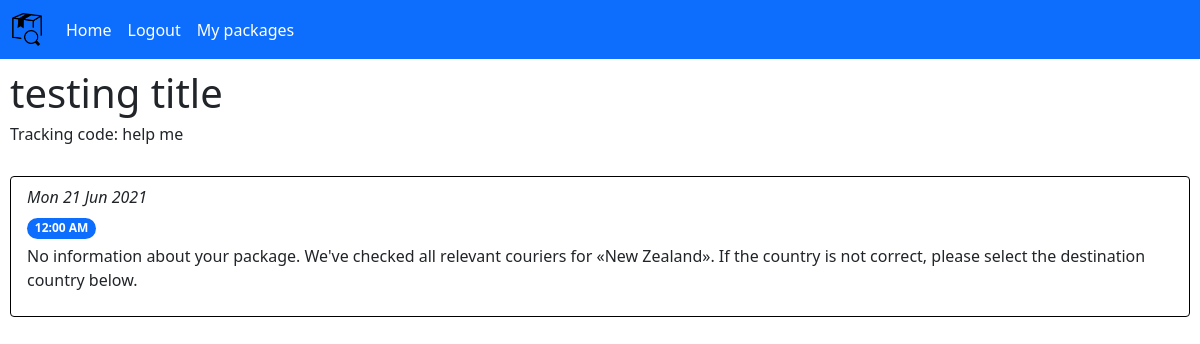
Page /packageDetails/2 (signed in) on the earlier database version.
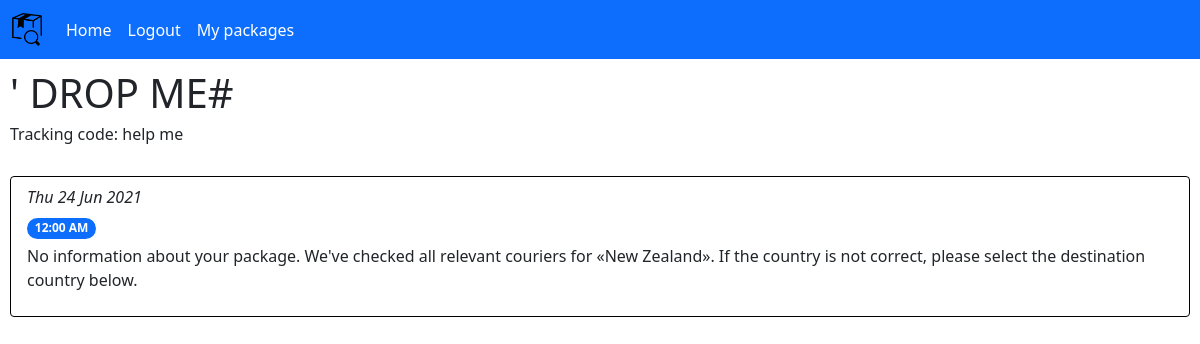
Same page on the later database version.
### tables this page shows
CREATE TABLE "packages" (
	"id"	INTEGER NOT NULL,
	"title"	TEXT(50) DEFAULT NULL,
	"trackingNumber"	TEXT NOT NULL,
	"user_id"	INTEGER NOT NULL,
	"last_updated"	INTEGER(15) NOT NULL DEFAULT 0,
	"last_new_data"	INTEGER(15) NOT NULL,
	"email_sent"	INTEGER(1) NOT NULL DEFAULT 0,
	FOREIGN KEY("user_id") REFERENCES "users"("id"),
	PRIMARY KEY("id" AUTOINCREMENT)
);

CREATE TABLE 'package_data' (
'id' INTEGER NOT NULL  PRIMARY KEY AUTOINCREMENT,
'package_id' INTEGER NOT NULL  REFERENCES 'packages' ('id'),
'date' TEXT(12) NOT NULL ,
'time' TEXT(8) NOT NULL ,
'data' TEXT NOT NULL 
);

### main.py (the view)
@app.route("/packageDetails/<int:packageID>")
@login_required
def viewPackage(packageID):
	packageData = packageHandler.getPackageData(packageID, session["userID"])
	if not packageData:
		flash("You are not tracking that package. Add it!", "primary")
		return redirect(url_for("packageList"))
	return render_template("packageData.html", packageData=packageData)

### main.py (called while the page is built)
def login_required(func):
	@wraps(func) # This decorator copies over function attributes like __name__, docstring etc. required by flask for some reason
	def wrapper(*args, **kwargs):
		if "userID" in session and session["userID"] > 0:
			return func(*args, **kwargs)
		else:
			flash("You need to log in to do that!", "danger")
			return redirect(url_for("login"))
	return wrapper

### packages.py (called while the page is built)
def createDBConnection(func):
	def wrapper(self, *args, **kwargs):
		with sqlite3.connect(self.dbPath) as con:
			self.con = con
			return func(self, *args, **kwargs)
	return wrapper

	@createDBConnection
	def getPackageData(self, packageID, userID):
		if self.isPackageAssociatedWithUser(packageID, userID) == False:
			return False
		cur = self.con.cursor() # Dictionary format cursor
		cur.row_factory = sqlite3.Row
		cur.execute("SELECT id, date, time, data FROM package_data WHERE package_id = ? UNION SELECT 0, COALESCE(title, trackingNumber) AS title, trackingNumber, NULL FROM packages WHERE id = ?", [packageID, packageID])
		result = cur.fetchall()
		cur.close()
		return result

	def isPackageAssociatedWithUser(self, packageID, userID):
		cur = self.con.cursor()
		cur.execute("SELECT id FROM packages WHERE user_id = ? AND id = ?", [userID, packageID])
		result = cur.fetchone()
		cur.close()
		if not result:
			return False
		return True

### templates/packageData.html
{% from "includes/form_renderer.html" import render_form %}
{% extends "main_layout_container.html" %}
{% block body %}
	<div style="padding: 10px;">
		<h1>{{ packageData[0]["date"] }}</h1>
		{% if packageData[0]["date"] != packageData[0]["time"] %}
			<h6>Tracking code: {{ packageData[0]["time"] }}</h6>
		{% endif %}
		<br>
		<ul class="list-group">
			{% if packageData|length < 2 %}
				<li class="list-group-item" style="border: 1px solid black; margin-bottom: 5px;">There is no tracking data for this package yet. Please try again in a few minutes.</li>
			{% else %}
				{% for data in packageData[1:] %}
					<li class="list-group-item" style="border: 1px solid black; margin-bottom: 5px;">
						<p class="fst-italic" style="margin-bottom: 5px;">{{ data["date"] }}</p>
						<span class="badge rounded-pill bg-primary">{{ data["time"] }}</span>
						<p style="margin-top: 5px;">{{ data["data"] }}</p>
					</li>
				{% endfor %}
			{% endif %}
		</ul>
	</div>
{% endblock %}

### templates/main_layout_container.html (shortened to what this page needs)
<!DOCTYPE html>
<html lang="en">
	<head>
		<link href="https://cdn.jsdelivr.net/npm/bootstrap@5.0.0-beta3/dist/css/bootstrap.min.css" rel="stylesheet">
	</head>
	<body>
		{% include "includes/navbar.html" %}
		{% block body %}
		{% endblock %}
	</body>
</html>

### templates/includes/navbar.html (shortened to what this page needs)
<nav class="navbar navbar-expand-lg navbar-dark bg-primary">
	<div class="container-fluid">
		<a class="navbar-brand" href="/">
			<img src="{{ url_for('static', filename='icon.png') }}" width="30" height="33">
		</a>
		<div class="collapse navbar-collapse" id="navbarSupportedContent">
			<ul class="navbar-nav me-auto mb-2 mb-lg-0">
				<li class="nav-item">
					<a class="nav-link" href="/"  style="color: white;">Home</a>
				</li>
				{% if session["userID"] %}
					<li class="nav-item">
						<a class="nav-link" href="/logout" style="color: white;">Logout</a>
					</li>
					<li class="nav-item">
						<a class="nav-link active" aria-current="page" href="/packageList" style="color: white;">My packages</a>
					</li>
				{% endif %}
			</ul>
		</div>
	</div>
</nav>

Differences in the rows shown:
removed package_data: date "Mon 21 Jun 2021", time "12:00 AM", data "No information about your package. We've checked all relevant couriers for «New Zealand». If the country is not correct, please select the destination country below."
changed packages "help me": title "testing title" → "' DROP ME#"
added package_data: date "Thu 24 Jun 2021", time "12:00 AM", data "No information about your package. We've checked all relevant couriers for «New Zealand». If the country is not correct, please select the destination country below."
